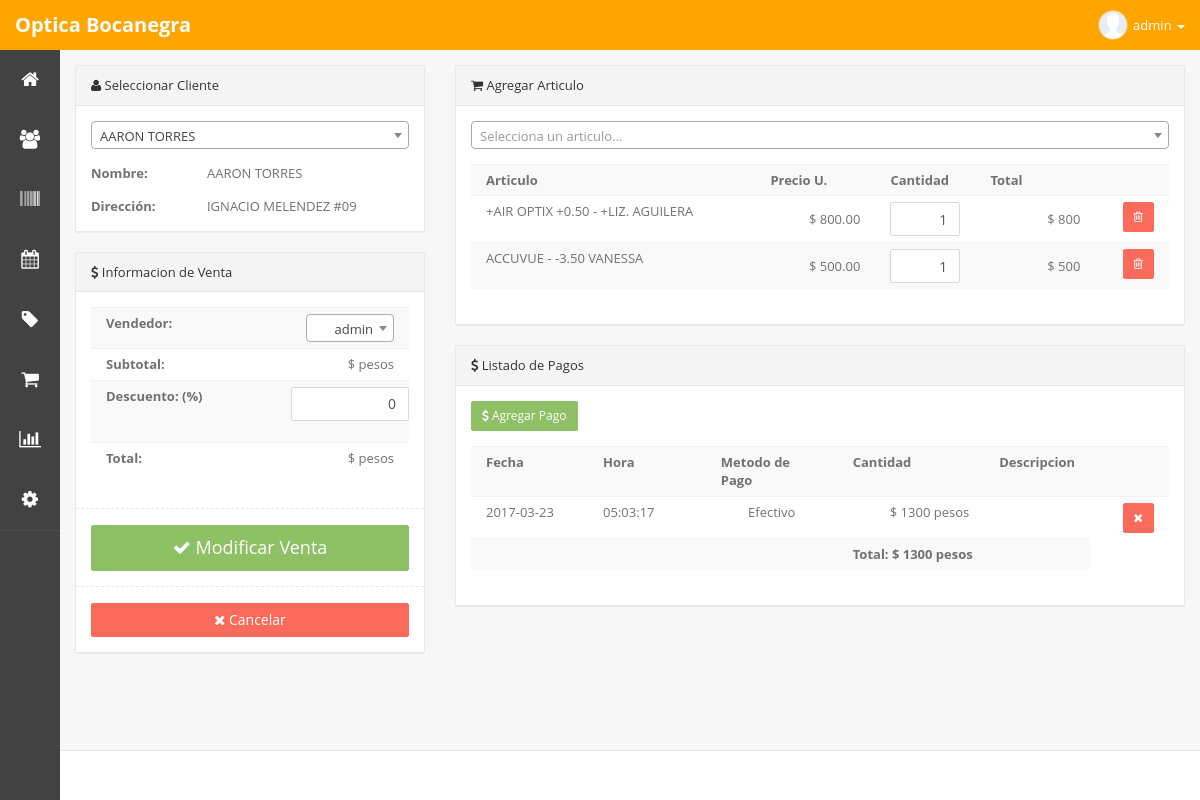
/admin.php?m=pventaEditar&id=667 (signed in), run on the app's committed database.
### tables this page shows
CREATE TABLE `clientes` (
  `idclientes` int(255) NOT NULL,
  `fecharegistro` date NOT NULL,
  `nombre` varchar(200) NOT NULL,
  `fechanacimiento` date NOT NULL,
  `correo` varchar(100) NOT NULL,
  `sexo` varchar(20) NOT NULL,
  `edad` varchar(20) NOT NULL,
  `domicilio` text NOT NULL,
  `colonia` varchar(50) NOT NULL,
  `codigopostal` varchar(20) NOT NULL,
  `telefono` varchar(20) NOT NULL,
  `celular` varchar(500) NOT NULL,
  `ocupacion` varchar(100) NOT NULL,
  `usalentes` varchar(100) NOT NULL,
  `ultimoexamen` varchar(100) NOT NULL,
  `eninterior` varchar(100) NOT NULL,
  `campo1` varchar(100) NOT NULL,
  `campo2` varchar(100) NOT NULL,
  `campo3` varchar(100) NOT NULL,
  `campo4` varchar(100) NOT NULL,
  `campo5` varchar(100) NOT NULL,
  `campo6` varchar(100) NOT NULL,
  `campo7` varchar(100) NOT NULL,
  `campo8` varchar(100) NOT NULL,
  `campo9` varchar(100) NOT NULL,
  `campo10` varchar(100) NOT NULL,
  `campo11` varchar(100) NOT NULL,
  `campo12` varchar(100) NOT NULL,
  `diabetes` varchar(100) NOT NULL,
  `controlada1` varchar(100) NOT NULL,
  `hipertension` varchar(100) NOT NULL,
  `controlada2` varchar(100) NOT NULL,
  `airelibre` varchar(100) NOT NULL,
  `campo13` varchar(100) NOT NULL,
  `campo14` varchar(100) NOT NULL,
  `campo15` varchar(100) NOT NULL,
  `campo16` varchar(100) NOT NULL,
  `campo17` varchar(100) NOT NULL,
  `campo18` varchar(100) NOT NULL,
  `campo19` varchar(100) NOT NULL,
  `campo20` varchar(100) NOT NULL,
  `campo21` varchar(100) NOT NULL,
  `campo22` varchar(100) NOT NULL,
  `campo23` varchar(100) NOT NULL
);

CREATE TABLE `ventas` (
  `idventas` int(255) NOT NULL,
  `venta` varchar(100) NOT NULL,
  `fecha` date NOT NULL,
  `hora` varchar(100) NOT NULL,
  `idcliente` int(255) NOT NULL,
  `idusuario` int(255) NOT NULL,
  `vendedor` varchar(30) NOT NULL,
  `descuento` varchar(100) NOT NULL
);

CREATE TABLE `ventas_articulos` (
  `idva` int(255) NOT NULL,
  `idventa` int(255) NOT NULL,
  `idarticulo` int(255) NOT NULL,
  `precio` varchar(100) NOT NULL,
  `cantidad` varchar(100) NOT NULL,
  `total` varchar(100) NOT NULL
);

CREATE TABLE `articulos` (
  `idarticulos` int(255) NOT NULL,
  `articulo` varchar(200) NOT NULL,
  `idcategoria` int(255) NOT NULL,
  `precio` varchar(100) NOT NULL,
  `stock` int(10) NOT NULL,
  `alerta` int(10) NOT NULL,
  `descripcion` text NOT NULL,
  `observaciones` text NOT NULL,
  `costo` varchar(100) NOT NULL
);

CREATE TABLE `ventas_pagos` (
  `idpagos` int(255) NOT NULL,
  `idventa` int(255) NOT NULL,
  `fecha` date NOT NULL,
  `hora` time NOT NULL,
  `cantidad` varchar(100) NOT NULL,
  `comentario` text NOT NULL,
  `metodo` varchar(100) NOT NULL
);

### php/pventaEditar.php (the view, shortened to what this page needs)
<?php
$id = mysql_real_escape_string($_GET['id']);
$data = mysql_fetch_object(mysql_query("SELECT * FROM ventas JOIN clientes ON clientes.idclientes=ventas.idcliente WHERE idventas='".$id."' LIMIT 1"));
?>
<form class="bs-example form-horizontal" action="" method="post">
	<div class="row">
		<div class="col-md-4">
			<section class="panel panel-default">
				<header class="panel-heading">
					<i class="fa fa-user icon"></i> Seleccionar Cliente
				</header>
				<div class="panel-body">
<?php
				if ($data->idcliente != 0){
					$cliente = mysql_fetch_object(mysql_query("SELECT * FROM clientes WHERE idclientes='".$data->idcliente."' LIMIT 1"));
					echo '<div class="row m-t">
						<div class="col-xs-12 col-md-4"><strong>Nombre:</strong></div>
						<div class="col-xs-12 col-md-8">'.$cliente->nombre.'</div>
					</div>';
					echo '<div class="row m-t">
						<div class="col-xs-12 col-md-4"><strong>Direcci&oacute;n:</strong></div>
						<div class="col-xs-12 col-md-8">'.$cliente->domicilio.'</div>
					</div>';
				}
?>
				</div>
			</section>
			<section class="panel panel-default">
				<header class="panel-heading">
					<i class="fa fa-usd icon"></i> Informacion de Venta
				</header>
				<div class="panel-body">
					<div class="row">
						<div class="col-md-12">
							<table class="table table-striped">
								<tr>
									<th width="200">Vendedor: </th>
									<td class="text-right">
									</td>
								</tr>
								<tr>
									<th width="200">Subtotal: </th>
									<td class="text-right">
										$ <span id="subtotal"> 0.00 </span> pesos
									</td>
								</tr>
								<tr>
									<th width="200">Descuento: (%) </th>
									<td class="text-right">
										<div class="form-group">
											<input type="text" class="form-control input-md text-right descuento" id="descuento" name="descuento" value="<?php echo $data->descuento; ?>" />
										</div>
									</td>
								</tr>
								<tr>
									<th width="200">Total: </th>
									<td class="text-right"> $ <span id="total"> 0.00 </span> pesos</td>
								</tr>
							</table>
						</div>
					</div>
					<div class="line line-dashed line-lg pull-in"></div>
<?php
						if ($data->venta == "separado"){
							echo '<button name="venta" type="submit" value="finalizada"  class="btn-block btn btn-lg btn-success"><i class="fa fa-check icon"></i> Finalizar Venta</button>';
						} else {
							echo '<button name="venta" type="submit" value="finalizada"  class="btn-block btn btn-lg btn-success"><i class="fa fa-check icon"></i> Modificar Venta</button>';
						}
?>
					<div class="line line-dashed line-lg pull-in"></div>
					<a href="admin.php?m=pventa" class="btn btn-mf btn-danger btn-block"><i class="fa fa-times icon"></i> Cancelar</a>
				</div>
			</section>
		</div>
		<div class="col-md-8">
			<section class="panel panel-default">
				<header class="panel-heading">
					<i class="fa fa-shopping-cart icon"></i> Agregar Articulo
				</header>
				<div class="panel-body">
					<div class="row m-b">
						<div class="col-md-12" >
						</div>
					</div>
					<div class="table-responsive">
						<table class="table table-striped" id="productos">
							<tr>
								<th>Articulo</th>
								<th width="120">Precio U.</th>
								<th width="100">Cantidad</th>
								<th width="120">Total</th>
								<th></th>
							</tr>
<?php
						$next  = 1;
						$query = mysql_query("SELECT *
							FROM ventas_articulos
							JOIN articulos ON articulos.idarticulos=ventas_articulos.idarticulo
							WHERE idventa='".$data->idventas."'
							ORDER BY idva ASC");
						while($q = mysql_fetch_object($query)){
							echo '<tr>
                        		<td>
                        			'.$q->articulo.' - '.$q->descripcion.'
                        			<input type="hidden" name="idarticulo[]" value="'.$q->idarticulo.'">
                        			<input type="hidden" name="precio[]" value="'.$q->precio.'">
                        		</td>
								<td class="text-right v-middle">
									$ <span class="precioArticulo">'.$q->precio.'</span>
								</td>
								<td class="text-right v-middle">
									<input type="text" name="cantidad[]" value="'.$q->cantidad.'" data-precio="'.$q->precio.'" data-oid="'.$next.'" class="form-control cantidad text-right">
								</td>
								<td class="text-right v-middle">$ <span class="totalArticulo" id="total_'.$next.'">'.($q->precio*$q->cantidad).'</span></td>
                        		<td class="text-right"><a href="#" class="btn btn-sm btn-danger clsEliminarFila"> <i class="fa fa-trash-o"></i> </a></td>
                    		</tr>';
                    		$next++;
						}
?>
						</table>
					</div>
				</div>
			</section>
			<section class="panel panel-default">
				<header class="panel-heading">
					<i class="fa fa-usd icon"></i> Listado de Pagos
				</header>
				<div class="panel-body">
					<div class="row">
						<div class="col-md-12 m-b">
							<a href="#" class="agregarPago btn btn-sm btn-success"> <i class="fa fa-usd"></i> Agregar Pago</a>
						</div>
					</div>
					<div class="table-responsive">
						<table class="table table-striped">
							<tr>
								<th width="120">Fecha</th>
								<th width="120">Hora</th>
								<th width="135">Metodo de Pago</th>
								<th width="150">Cantidad</th>
								<th>Descripcion</th>
								<th width="80"></th>
							</tr>
<?php
						$suma = 0;
						$query = mysql_query("SELECT * FROM ventas_pagos WHERE idventa='".$id."'");
						while($q = mysql_fetch_object($query)){
							$suma += $q->cantidad;
?>
							<tr>
								<td><?php echo $q->fecha; ?></td>
								<td><?php echo $q->hora; ?></td>
								<td class="text-center"><?php echo $q->metodo; ?></td>
								<td class="text-right">$ <?php echo $q->cantidad; ?> pesos</td>
								<td><?php echo $q->comentario; ?></td>
								<td class="text-right">
									<a href="admin.php?m=pventaEditar&id=<?php echo $id; ?>&del=<?php echo $q->idpagos; ?>" class="btn btn-sm btn-danger"> <i class="fa fa-times"></i> </a>
								</td>
							</tr>
<?php
						}
?>
							<tr>
								<th></th>
								<th></th>
								<th></th>
								<th class="text-left" colspan="2">Total: $ <?php echo $suma; ?> pesos</th>
							</tr>
						</table>
					</div>
				</div>
			</section>
		</div>
	</div>
</form>

### data on the page
clientes: nombre "AARON TORRES", domicilio "IGNACIO MELENDEZ #09"
ventas: descuento "0"
ventas_articulos: idarticulo.articulo "+AIR OPTIX +0.50", idarticulo.descripcion "+LIZ. AGUILERA", idarticulo.precio "800.00", cantidad "1", $q->precio*$q->cantidad "800"
ventas_articulos: idarticulo.articulo "ACCUVUE", idarticulo.descripcion "-3.50 VANESSA", idarticulo.precio "500.00", cantidad "1", $q->precio*$q->cantidad "500"
ventas_pagos: fecha "2017-03-23", hora "05:03:17", metodo "Efectivo", cantidad "1300"

### other printed values
$suma "1300"
